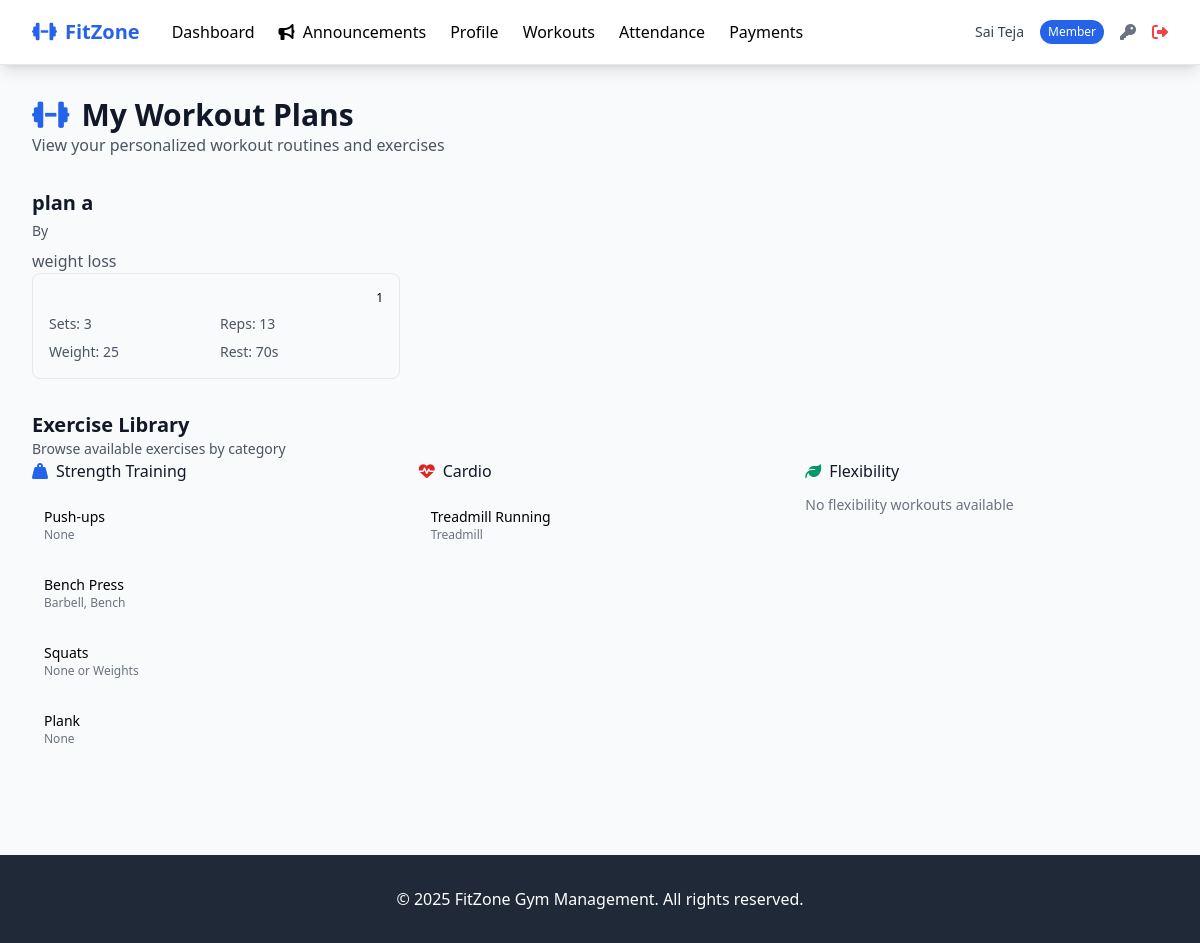
Before: /member/workouts (signed in) with the older database file.
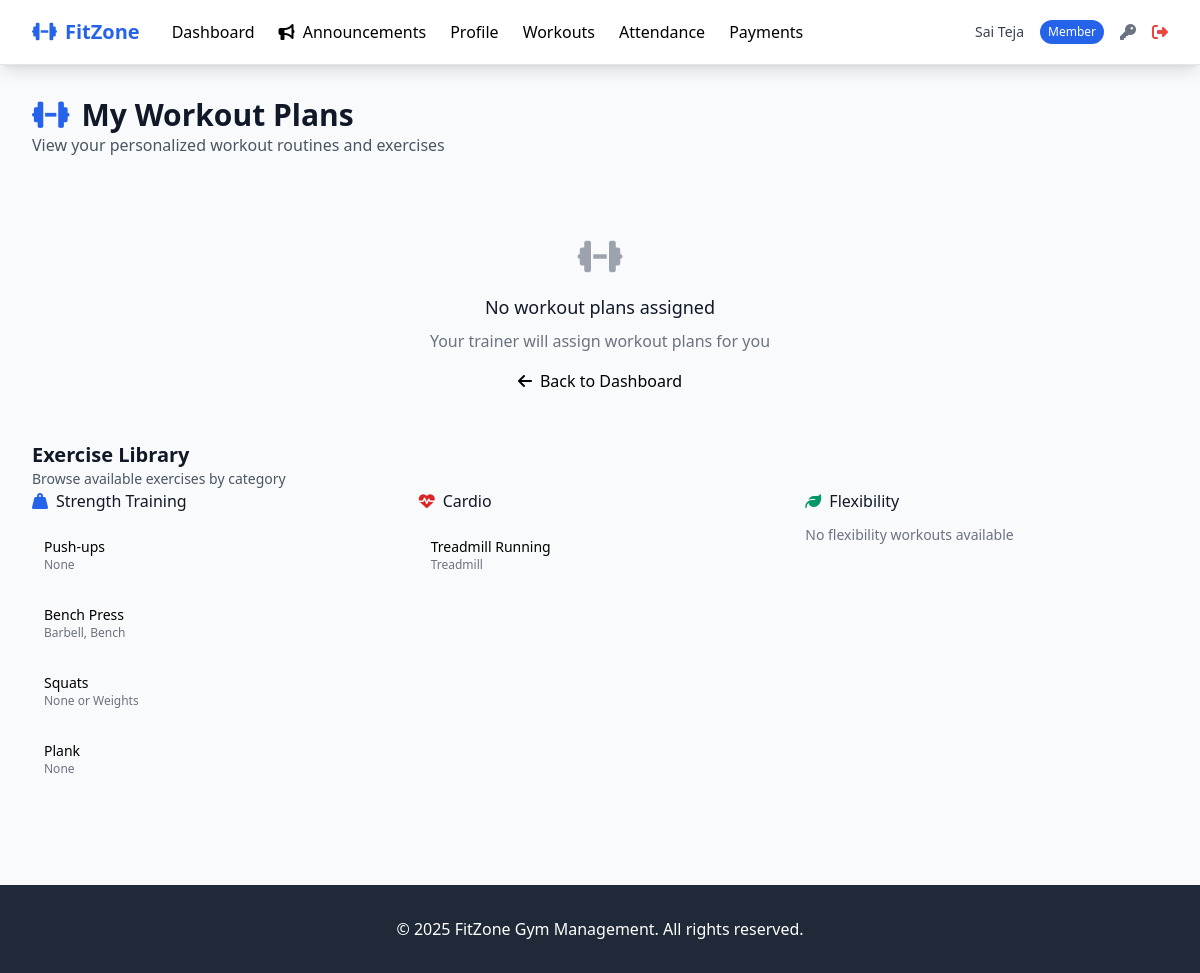
After: the same page with the newer database file.
### tables this page shows
CREATE TABLE member_workout_plans (
            id INTEGER PRIMARY KEY AUTOINCREMENT,
            member_id INTEGER NOT NULL,
            trainer_id INTEGER NOT NULL,
            name TEXT NOT NULL,
            description TEXT,
            start_date DATE,
            end_date DATE,
            is_active BOOLEAN DEFAULT 1,
            created_at TIMESTAMP DEFAULT CURRENT_TIMESTAMP,
            FOREIGN KEY (member_id) REFERENCES members (id),
            FOREIGN KEY (trainer_id) REFERENCES trainers (id)
        );

CREATE TABLE workout_plan_details (
            id INTEGER PRIMARY KEY AUTOINCREMENT,
            plan_id INTEGER NOT NULL,
            workout_id INTEGER NOT NULL,
            day_of_week INTEGER CHECK (day_of_week BETWEEN 1 AND 7), -- 1=Monday, 7=Sunday
            sets INTEGER,
            reps INTEGER,
            weight DECIMAL(5,2),
            rest_seconds INTEGER,
            notes TEXT,
            FOREIGN KEY (plan_id) REFERENCES member_workout_plans (id),
            FOREIGN KEY (workout_id) REFERENCES workouts (id)
        );

CREATE TABLE workouts (
            id INTEGER PRIMARY KEY AUTOINCREMENT,
            name TEXT NOT NULL,
            description TEXT,
            category TEXT, -- strength, cardio, flexibility, etc.
            difficulty_level TEXT CHECK (difficulty_level IN ('beginner', 'intermediate', 'advanced')),
            duration_minutes INTEGER,
            calories_burned INTEGER,
            instructions TEXT,
            equipment_needed TEXT,
            is_active BOOLEAN DEFAULT 1,
            created_by INTEGER, -- trainer_id
            created_at TIMESTAMP DEFAULT CURRENT_TIMESTAMP,
            FOREIGN KEY (created_by) REFERENCES trainers (id)
        );

### routes/member_routes.py (the view)
@member_routes_bp.route('/workouts')
@login_required
@member_required
def workouts():
    user_id = session['user_id']
    member = Member.get_by_user_id(user_id)
    workout_plans = MemberWorkoutPlan.get_member_plans(member.id)
    plans_with_details = []
    for plan in workout_plans:
        details = WorkoutPlanDetail.get_plan_details(plan.id)
        plans_with_details.append({
            "plan": plan,
            "details": details
        })
    strength_workouts = Workout.get_by_category('strength')
    cardio_workouts = Workout.get_by_category('cardio')
    flexibility_workouts = Workout.get_by_category('flexibility')
    return render_template(
        'member/workouts.html',
        workout_plans=plans_with_details,
        strength_workouts=strength_workouts,
        cardio_workouts=cardio_workouts,
        flexibility_workouts=flexibility_workouts
    )

### models/database.py (called while the page is built)
def get_db_connection(db_path='gym_management.db'):
    conn = sqlite3.connect(db_path)
    conn.row_factory = sqlite3.Row
    conn.execute("PRAGMA foreign_keys = ON")
    return conn

def execute_query(query, params=(), db_path='gym_management.db', fetch=False):
    conn = get_db_connection(db_path)
    cursor = conn.cursor()
    try:
        cursor.execute(query, params)
        if fetch:
            result = cursor.fetchall()
            conn.close()
            return result
        else:
            conn.commit()
            last_id = cursor.lastrowid
            conn.close()
            return last_id
    except Exception as e:
        conn.close()
        try:
            from flask import current_app
            current_app.logger.error(f"DB Error: {e} | Query: {query} | Params: {params}")
        except:
            print(f"DB Error: {e} | Query: {query} | Params: {params}")
        raise

### models/member.py (called while the page is built)
    @classmethod
    def _db_path(cls):
        return current_app.config.get('DATABASE_PATH', 'gym_management.db')

### templates/member/workouts.html (shortened to what the changed rows need)
{% extends "base.html" %}
{% block content %}
<div class="mb-8">
    <h1 class="text-3xl font-bold text-gray-900">
        <i class="fas fa-dumbbell mr-3 text-primary"></i>My Workout Plans
    </h1>
</div>
{% if workout_plans %}
<div class="space-y-6 mb-8">
    {% for plan_data in workout_plans %}
    {% set plan = plan_data.plan %}
    {% set details = plan_data.details %}
    <div class="card">
        <div class="card-header">
            <div class="flex justify-between items-center">
                <div>
                    <h3 class="text-xl font-semibold text-gray-900">{{ plan.name }}</h3>
                    <p class="text-gray-600 text-sm mt-1">By {{ plan.trainer_name }}</p>
                </div>
            </div>
            {% if plan.description %}
            <p class="text-gray-600 mt-2">{{ plan.description }}</p>
            {% endif %}
        </div>
        <div class="card-body">
            {% if details %}
            <div class="grid grid-cols-1 md:grid-cols-2 lg:grid-cols-3 gap-4">
                {% for detail in details %}
                <div class="border border-gray-200 rounded-lg p-4 hover:shadow-sm transition-shadow">
                    <div class="flex justify-between items-start mb-2">
                        {% if detail.day_of_week %}
                        <span class="badge badge-info text-xs">{{ detail.day_of_week|title }}</span>
                        {% endif %}
                    </div>
                    <div class="grid grid-cols-2 gap-2 text-sm text-gray-600">
                        {% if detail.sets %}
                        <div>Sets: <span class="font-medium">{{ detail.sets }}</span></div>
                        {% endif %}
                        {% if detail.reps %}
                        <div>Reps: <span class="font-medium">{{ detail.reps }}</span></div>
                        {% endif %}
                        {% if detail.weight %}
                        <div>Weight: <span class="font-medium">{{ detail.weight }}</span></div>
                        {% endif %}
                        {% if detail.rest_seconds %}
                        <div>Rest: <span class="font-medium">{{ detail.rest_seconds }}s</span></div>
                        {% endif %}
                    </div>
                </div>
                {% endfor %}
            </div>
            {% else %}
            <div class="text-center py-6 text-gray-500">
                <i class="fas fa-plus-circle text-2xl mb-2"></i>
                <p>No exercises added yet</p>
            </div>
            {% endif %}
        </div>
    </div>
    {% endfor %}
</div>
{% else %}
<div class="card">
    <div class="card-body text-center py-12">
        <i class="fas fa-dumbbell text-gray-400 text-4xl mb-4"></i>
        <h3 class="text-lg font-medium text-gray-900 mb-2">No workout plans assigned</h3>
        <p class="text-gray-500 mb-4">Your trainer will assign workout plans for you</p>
        <a href="{{ url_for('member.dashboard') }}" class="btn btn-primary">
            <i class="fas fa-arrow-left mr-2"></i>Back to Dashboard
        </a>
    </div>
</div>
{% endif %}
<div class="card">
    <div class="card-body">
        <div class="grid grid-cols-1 md:grid-cols-3 gap-6">
            <div>
                <div class="space-y-2">
                    {% for workout in strength_workouts %}
                    <div class="p-3 bg-gray-50 rounded-lg">
                        <div class="font-medium text-sm">{{ workout.name }}</div>
                        {% if workout.equipment_needed %}
                        <div class="text-xs text-gray-500">{{ workout.equipment_needed }}</div>
                        {% endif %}
                    </div>
                    {% endfor %}
                </div>
            </div>
            <div>
                <div class="space-y-2">
                    {% for workout in cardio_workouts %}
                    <div class="p-3 bg-gray-50 rounded-lg">
                        <div class="font-medium text-sm">{{ workout.name }}</div>
                        {% if workout.equipment_needed %}
                        <div class="text-xs text-gray-500">{{ workout.equipment_needed }}</div>
                        {% endif %}
                    </div>
                    {% endfor %}
                </div>
            </div>
        </div>
    </div>
</div>
{% endblock %}

Changed rows visible on the page:
removed member_workout_plans: name "plan a", description "weight loss"
removed workout_plan_details: day_of_week "1", sets "3", reps "13", weight "25", rest_seconds "70"
Other visible differences:
text now shown: "No workout plans assigned Your trainer will assign workout plans for you Back to Dashboard"
list line gone: "By"
